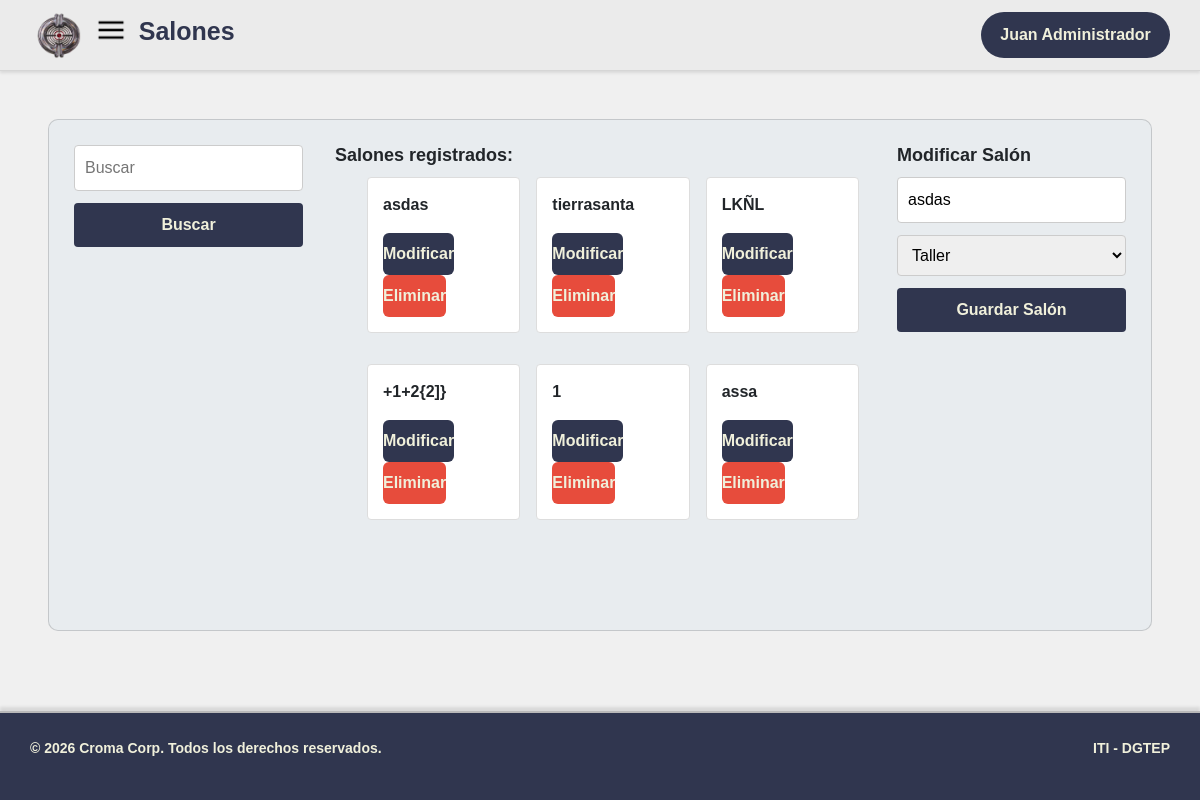
Screenshot of /Presentacion/html/salones.php?editar=2 (signed in) with the database file from the repository.
### tables this page shows
CREATE TABLE `salon` (
  `id_salon` int(11) NOT NULL,
  `nombre` varchar(50) NOT NULL,
  `tipo` enum('laboratorio','taller','aula','oficina') NOT NULL
);

### Datos/Clases/ClassSalones.php (called while the page is built, shortened)
<?php
require __DIR__ . '/../DataBase/ConexionMYSQL/conexion.php';
class Salon {
Public mysqli $conexion;
public function __construct(mysqli $conexion, String $tipo, String $nombre, String $id_salon) {
        $this->conexion = $conexion;
    }
 public static function mostrar(){
    global $conexion;
    $sql = $conexion->query("SELECT tipo, nombre, id_salon FROM salon");
    $salones = [];
    while ($fila = $sql->fetch_assoc()) {
    $salones[] = $fila;
}
return $salones;
 }
 public function buscarporid($id_salon){
    try{
    $sql = "SELECT tipo, nombre, id_salon FROM salon WHERE id_salon = ? ";
    $stmt = $this->conexion->prepare($sql);
        $stmt->bind_param("i", $id_salon);
    if (!$stmt->execute()){
        return false;
    }
    $resultado = $stmt->get_result();
    return $resultado->fetch_assoc();
    } catch (mysqli_sql_exception $e) {
        return false;
    }
 }
}
?>

### Procesos/mostrarsalon.php (called while the page is built, shortened)
<?php
require __DIR__ . "../../Datos/Clases/ClassSalones.php";
if (isset($_GET['buscar']) && trim($_GET['buscar']) !== '') {
    $tablabusqueda = new Salon($conexion, "", "", "");
    $nombrebusqueda = trim($_GET['buscar']);
    $ok = $tablabusqueda->buscarpornombre($nombrebusqueda);
} else {
    $ok = Salon::mostrar();
}
if (isset($_GET['editar'])) {
    $idmodificado = $_GET['editar'];
    $consulta = new Salon($conexion, "", "", $idmodificado);
    $editando = $consulta->buscarporid($idmodificado);
}
?>

### Presentacion/html/salones.php (the view, shortened to what this page needs)
<!DOCTYPE html>
<html lang="es">
<head>
  <link rel="stylesheet" href="https://cdn.jsdelivr.net/npm/bootstrap@5.3.3/dist/css/bootstrap.min.css">
  <link rel="stylesheet" href="../css/global.css">
  <link rel="stylesheet" href="../css/inventario.css">
</head>
<body data-modulo="salones">
    <header>
           <h1 id="titulo">Salones</h1>
            <?php include '../globales/Header.php'?>
    </header>
    <main>
          <section id="contenido">
            <section id="busqueda">
                <form method="post" action="../../Procesos/mostrarsalon.php">
                    <input id="inptbusqueda" name="nombre" type="text" placeholder="Buscar">
                    <button type="submit">Buscar</button>
                </form>
            </section>
            <article id="seccion-listado">
                <h3 class="titulo-seccion">Salones registrados:</h3>
                <ul id="listado">
                    <?php include_once "../../Procesos/mostrarsalon.php";
                    foreach ($ok as $claveindexada => $valorindexado) {
                    echo "
             <li class='tarjeta-producto'>
                    <p class='tarjeta-nombre'>" . htmlspecialchars($valorindexado['nombre']) . "</p>
                <div class='tarjetas-acciones'>
                    <a class='boton-modificar' href='?editar=" . $valorindexado['id_salon'] . "'>Modificar</a>
                    <form method='post' action='../../Procesos/eliminarsalon.php' style='display:inline'>
            <input type='hidden' name='id_salon' value='" . $valorindexado['id_salon'] . "'>
                    <button class='boton-eliminar' type='submit' onclick=\"return confirm('¿Seguro que quieres eliminar el salon?')\">Eliminar</button>
                    </form>
                </div>
            </li>
    ";
}
                    ?>
                </ul>
            </article>
            <article id="seccion-formulario">
                 <h3 class="titulo-seccion"><?= $editando ? "Modificar Salón" : "Ingresar Nuevo Salón" ?></h3>
                <form id="formulario-salon" method="post" action="../../Procesos/backend/procesosalones.php">
                    <input name="nombre" type="text" id="nombreSalon" placeholder="Código del salón (Ej: L3)"
                        value="<?= $editando ? htmlspecialchars($editando['nombre']) : '' ?>" required>
                    <select id="tipo" name="tipo">
                        <option value="taller" <?= ($editando && $editando['tipo'] === 'taller') ? 'selected' : '' ?>>Taller</option>
                    </select>
                    <button id="submit" type="submit">Guardar Salón</button>
                </form>
            </article>
        </section>
    </main>
    <?php include '../globales/Footer.php' ?>
</body>
</html>

### Presentacion/css/global.css (style rules this page uses)
* { margin: 0; padding: 0; box-sizing: border-box; text-decoration: none; font-family:Arial, Helvetica, sans-serif; }
html { scroll-behavior: smooth; overflow-x: hidden; }
body { font-family: 'Helvetica Neue', Helvetica, Arial, sans-serif; margin: 0; padding: 0; display: flex; flex-direction: column; min-height: 100vh; background-color: #f0f0f0; overflow-x: hidden; max-width: 100%; }
main { flex: 1; display: flex; justify-content: center; min-width: 0; }
#titulo { text-align: left; order: 3; }
header { display: grid; grid-template-columns: auto auto auto 1fr; align-items: center; border-bottom: 1px solid #d6d6d6; background-color: #ebebeb; box-shadow: 0 2px 3px rgba(0, 0, 0, 0.1); padding: 10px 30px; }
header h1 { font-size: 25px; color: #30364F; font-weight: bold; margin-left: 0.5em; }

### Presentacion/css/inventario.css (style rules this page uses)
.titulo-seccion { font-size: 18px; margin-bottom: 10px; font-weight: bold; }
.tarjeta-producto { background-color: white; border: 1px solid #ddd; padding: 15px; margin-bottom: 15px; border-radius: 4px; transition: all 0.3s ease; display: flex; flex-direction: column; }
.tarjeta-nombre { font-weight: bold; font-size: 16px; }
.boton-historial, .boton-modificar, .boton-eliminar { flex: 1; padding: 9px 0; font-weight: bold; border: none; border-radius: 6px; cursor: pointer; transition: 0.25s ease; color: #F0F0DB; }
.boton-historial, .boton-modificar { background-color: #30364F; }
.boton-eliminar { background-color: #e74c3c; }
#contenido { background-color: #e8ecef; padding: 25px; border-radius: 10px; margin-top: 20px; border: 1px solid rgba(0, 0, 0, 0.158); display: flex; align-items: flex-start; gap: 2em; margin: 3em; transition: 0.5s; }
#seccion-listado { flex: 1; max-height: 60vh; overflow-y: auto; padding-right: 6px; }
#seccion-formulario { position: sticky; top: 20px; align-self: flex-start; min-width: 220px; }
#contenido input { transition: 0.5s; }
#listado { display: grid; grid-template-columns: 1fr 1fr 1fr; gap: 1em; }
form { display: flex; flex-direction: column; gap: 12px; }
a { display: inline-block; text-decoration: none; }
input, select, button { padding: 10px; font-size: 16px; border: 1px solid #ccc; border-radius: 4px; }
button, #submit { background-color: #30364F; color: #F0F0DB; border: none; cursor: pointer; transition: 0.5s; font-weight: bold; }
ul { list-style: none; }

### rows the page displays
salon: nombre "asdas", tipo "Taller"
salon: nombre "tierrasanta"
salon: nombre "LKÑL"
salon: nombre "+1+2{2]}"
salon: nombre "1"
salon: nombre "assa"

### other values shown
$usuario['nombre'] . " " . $usuario['apellido'] "Juan Administrador"
